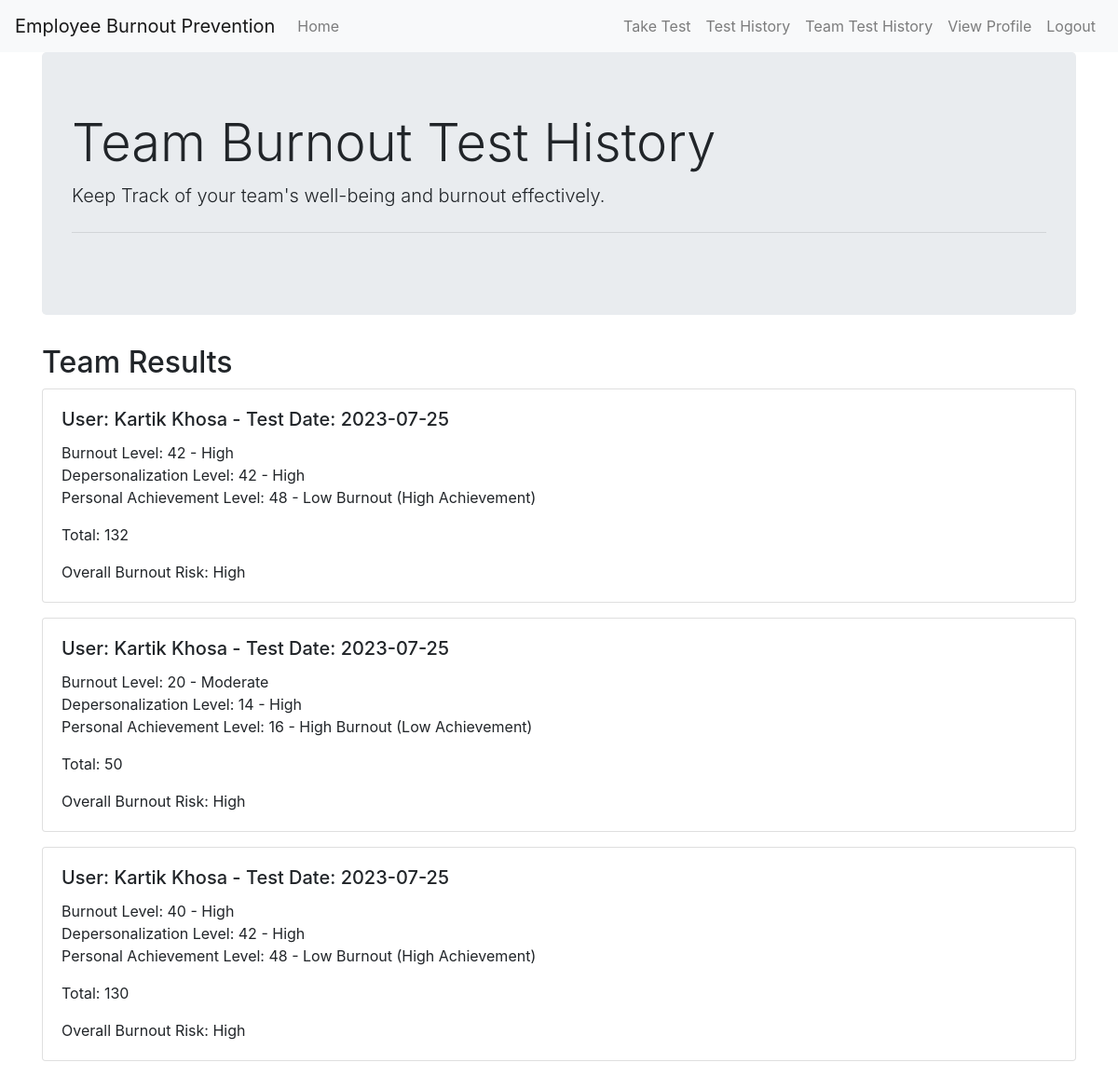
/team_test_history (signed in), run on an earlier commit of the app's database.
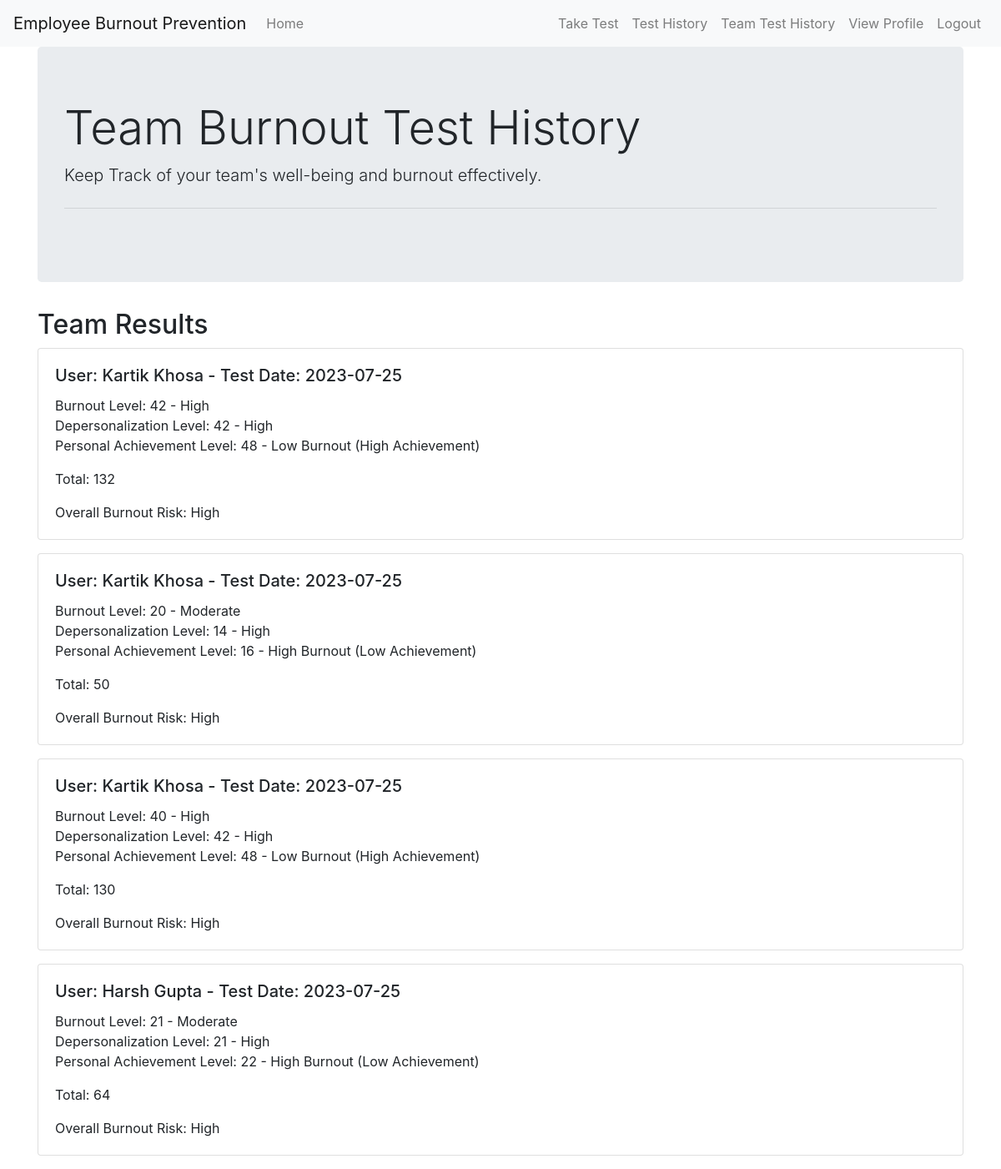
And on a later commit of the database.
### app/models.py (models this page shows, shortened)
class Results(db.Model):
    id = db.Column(db.Integer, primary_key=True)
    testDate = db.Column(db.Date, nullable=False)
    scoreA = db.Column(db.Integer, nullable=False)
    scoreB = db.Column(db.Integer, nullable=False)
    scoreC = db.Column(db.Integer, nullable=False)
    user_id = db.Column(db.Integer, db.ForeignKey('user.id'))

class User(UserMixin, db.Model):
    id = db.Column(db.Integer, primary_key=True)
    email = db.Column(db.String(120), index=True, unique=True)
    password_hash = db.Column(db.String(128))
    firstname = db.Column(db.String(64), nullable=False)
    lastname = db.Column(db.String(64), nullable=False)
    image = db.Column(db.String(128), nullable=True)
    date_of_birth = db.Column(db.Date, nullable=True)
    companyId = db.Column(db.Integer, db.ForeignKey('company.id'))
    manager_id = db.Column(db.Integer, db.ForeignKey('user.id'))
    results = db.relationship('Results', backref='user', lazy='dynamic')
    subordinates = db.relationship('User', backref=db.backref('manager', remote_side=[id]), lazy='dynamic')

### app/routes.py (the view)
@main.route('/team_test_history', methods=['GET'])
@login_required
def team_test_history():
    subordinates_results = (
        Results.query
        .join(User, User.id == Results.user_id)
        .filter(User.manager_id == current_user.id)
        .order_by(Results.testDate.desc())
    )
    return render_template(
        'team_test_history.html',
        title='Team Test History',
        subordinates_results=subordinates_results
    )

### app/models.py (called while the page is built)
@login_manager.user_loader
def load_user(id):
    return User.query.get(int(id))

### app/routes.py (called while the page is built)
@main.before_request
def before_request():
    if current_user.is_authenticated and current_user.manager_id is None and request.endpoint not in ['main.select_manager', 'main.logout']:
        return redirect(url_for('main.select_manager'))

### app/templates/team_test_history.html (shortened to what this page needs)
{% extends "base.html" %}
{% block content %}
<div class="container">
    <div class="jumbotron">
        <h1 class="display-4">Team Burnout Test History</h1>
        <p class="lead">Keep Track of your team's well-being and burnout effectively.</p>
        <hr class="my-4">
    </div>
    <h2>Team Results</h2>
    {% for result in subordinates_results %}
    <div class="card" style="margin-bottom: 1em;">
        <div class="card-body">
            <h5 class="card-title">User: {{ result.user.firstname }} {{ result.user.lastname }} - Test Date: {{ result.testDate }}</h5>
            <p class="card-text">
                Burnout Level: {{ result.scoreA }} -
                {% if result.scoreA <= 17 %}
                    Low
                {% elif result.scoreA > 17 and result.scoreA <= 29 %}
                    Moderate
                {% else %}
                    High
                {% endif %}
                <br>
                Depersonalization Level: {{ result.scoreB }} -
                {% if result.scoreB <= 5 %}
                    Low
                {% elif result.scoreB > 5 and result.scoreB <= 11 %}
                    Moderate
                {% else %}
                    High
                {% endif %}
                <br>
                Personal Achievement Level: {{ result.scoreC }} -
                {% if result.scoreC <= 33 %}
                    High Burnout (Low Achievement)
                {% elif result.scoreC > 33 and result.scoreC <= 39 %}
                    Moderate Burnout (Moderate Achievement)
                {% else %}
                    Low Burnout (High Achievement)
                {% endif %}
            </p>
            <p class="card-text">Total: {{ result.scoreA + result.scoreB + result.scoreC }}</p>
            <p class="card-text">
                Overall Burnout Risk:
                {% set highCount = (1 if result.scoreA > 30 else 0) + (1 if result.scoreB >= 12 else 0) + (1 if result.scoreC <= 33 else 0) %}
                {% set moderateCount = (1 if result.scoreA > 17 and result.scoreA <= 30 else 0) + (1 if result.scoreB > 5 and result.scoreB <= 11 else 0) + (1 if result.scoreC > 33 and result.scoreC <= 39 else 0) %}
                {% if highCount >= 2 %}
                    High
                {% elif highCount == 1 and moderateCount >= 1 %}
                    Moderate
                {% else %}
                    Low
                {% endif %}
            </p>
        </div>
    </div>
    {% endfor %}
</div>
{% endblock %}

### app/templates/base.html (shortened to what this page needs)
<!doctype html>
<html lang="en">
    <head>
        <link href="https://stackpath.bootstrapcdn.com/bootstrap/4.5.2/css/bootstrap.min.css" rel="stylesheet">
    </head>
    <body>
        <nav class="navbar navbar-expand-lg navbar-light bg-light">
            <a class="navbar-brand" href="{{ url_for('main.index') }}">Employee Burnout Prevention</a>
            <div class="collapse navbar-collapse" id="navbarNav">
                <ul class="navbar-nav mr-auto">
                    <li class="nav-item">
                        <a class="nav-link" href="{{ url_for('main.dashboard') }}">Home</a>
                    </li>
                </ul>
                {% if current_user.is_authenticated %}
                    <ul class="navbar-nav">
                        <li class="nav-item">
                            <a class="nav-link" href="{{ url_for('main.test') }}">Take Test</a>
                        </li>
                    </ul>
                    <ul class="navbar-nav">
                        <li class="nav-item">
                            <a class="nav-link" href="{{ url_for('main.test_history') }}">Test History</a>
                        </li>
                    </ul>
                    {% if current_user.subordinates.count() > 0 %}
                    <ul class="navbar-nav">
                        <li class="nav-item">
                            <a class="nav-link" href="{{ url_for('main.team_test_history') }}">Team Test History</a>
                        </li>
                    </ul>
                    {% endif %}
                    <ul class="navbar-nav">
                        <li class="nav-item">
                            <a class="nav-link" href="{{ url_for('main.view_profile') }}">View Profile</a>
                        </li>
                    </ul>
                    <ul class="navbar-nav">
                        <li class="nav-item">
                            <a class="nav-link" href="{{ url_for('main.logout') }}">Logout</a>
                        </li>
                    </ul>
                {% endif %}
            </div>
        </nav>
        {% block content %}
        {% endblock %}
    </body>
</html>

What changed in the data, as far as the page shows it:
added Results: user.firstname "Harsh", user.lastname "Gupta", testDate "2023-07-25", scoreA "21", shows "Moderate", scoreB "21", shows "High", scoreC "22", shows "High Burnout (Low Achievement)", result.scoreA+result.scoreB+result.scoreC "64"
